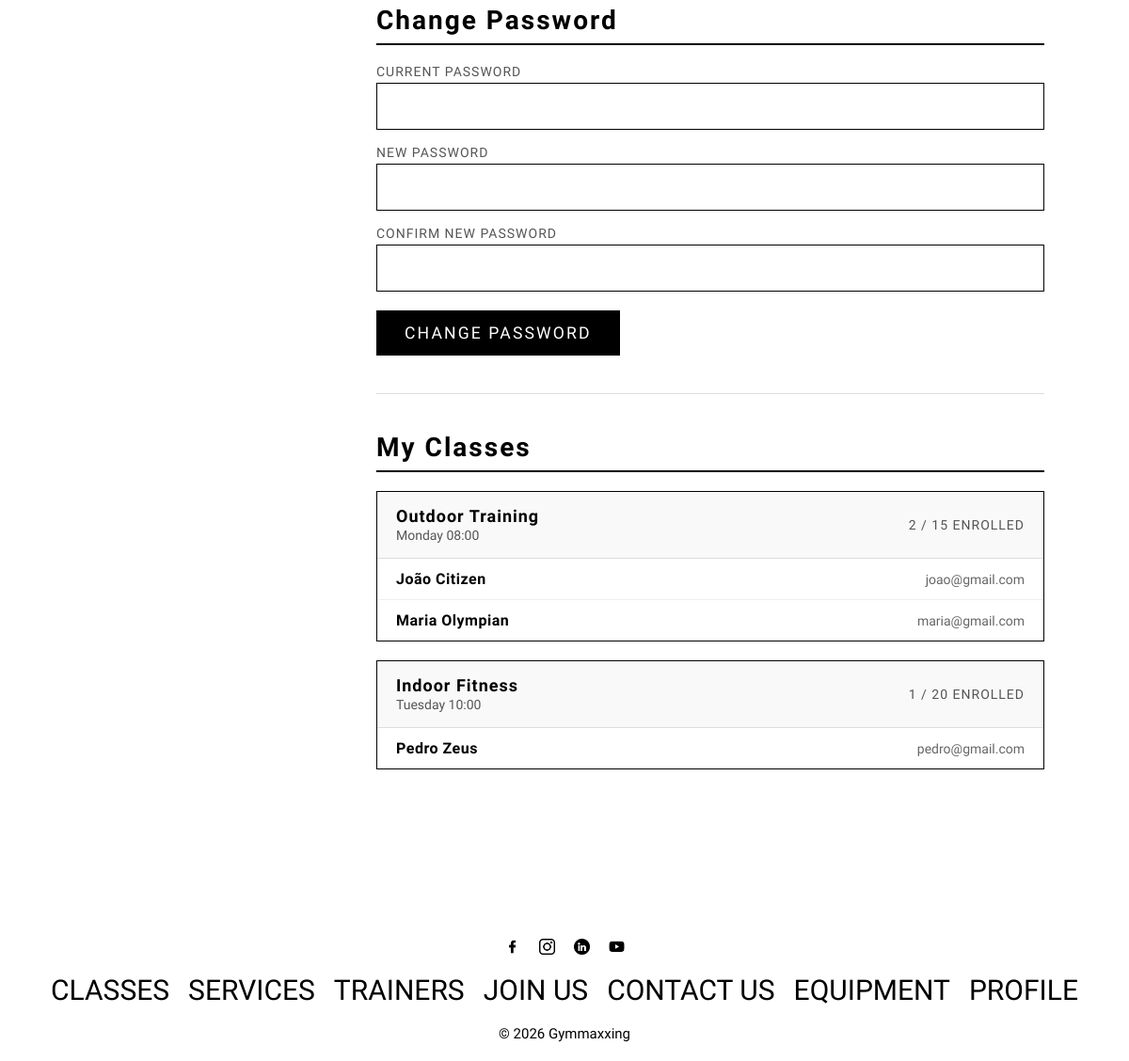
/pages/profile.php (signed in, lower part), run on an earlier commit of the app's database.
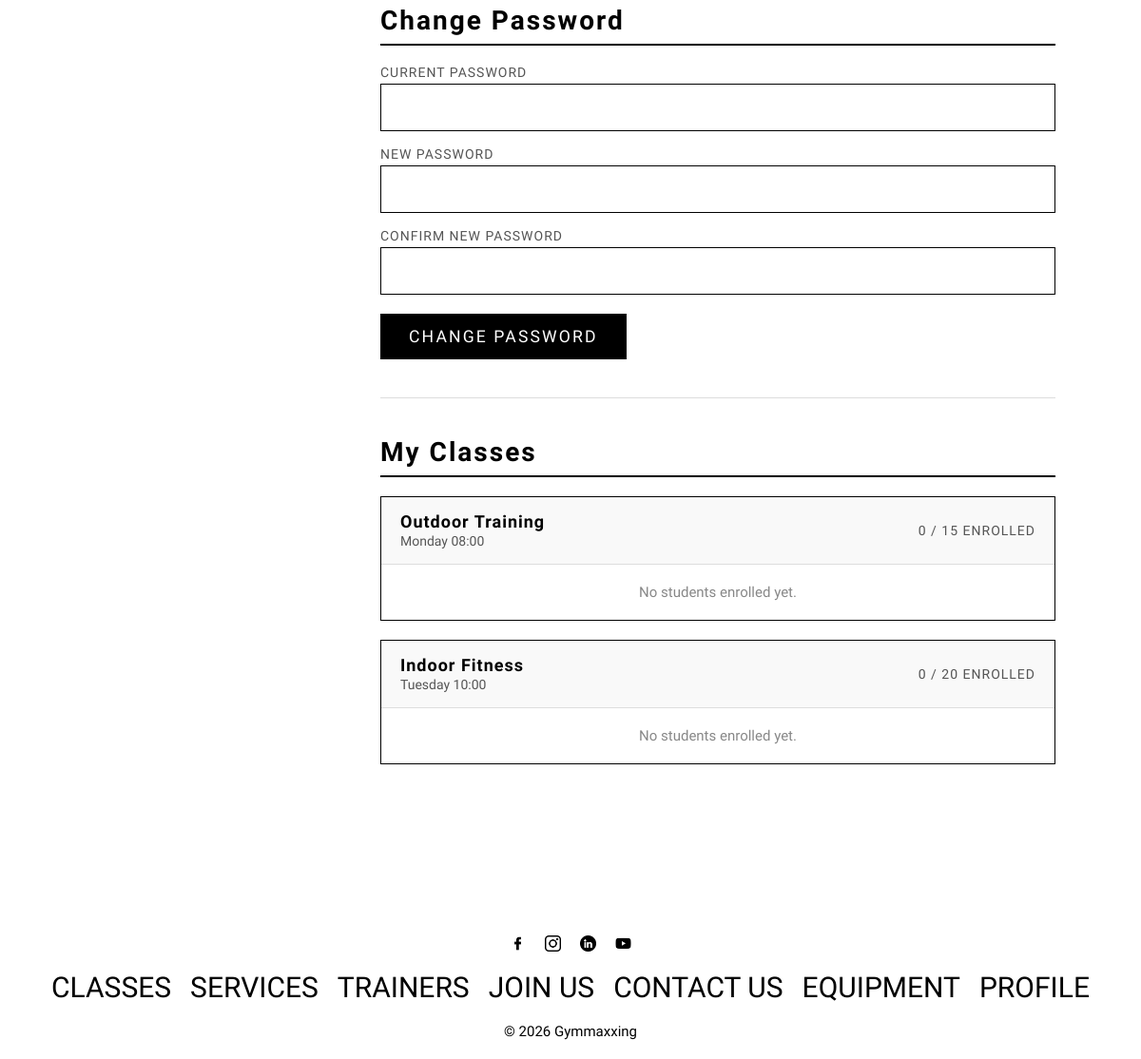
And on a later commit of the database.
### tables this page shows
CREATE TABLE Class (
    id INTEGER PRIMARY KEY AUTOINCREMENT,
    title TEXT NOT NULL,
    type TEXT NOT NULL,
    description TEXT,
    image TEXT,
    schedule TEXT NOT NULL,
    capacity INTEGER NOT NULL,
    trainerId INTEGER NOT NULL,
    FOREIGN KEY (trainerId) REFERENCES User(id) ON DELETE CASCADE
);

CREATE TABLE User (
    id INTEGER PRIMARY KEY AUTOINCREMENT,
    name TEXT NOT NULL,
    username TEXT NOT NULL UNIQUE,
    email TEXT NOT NULL UNIQUE,
    password TEXT NOT NULL,
    phone TEXT,
    photo TEXT,
    role TEXT NOT NULL CHECK(role IN ('member', 'trainer', 'admin')),
    active INTEGER NOT NULL DEFAULT 1
);

### utils/session.php (called while the page is built, shortened)
<?php
function getSessionUserId(): ?int {
    return isset($_SESSION['userId']) ? (int) $_SESSION['userId'] : null;
}

### database/user.class.php (called while the page is built, shortened)
<?php
class User {
    public function __construct(int $id, string $name, string $username, string $email, string $password, ?string $phone, ?string $photo, string $role, int $active = 1) {
        $this->name = $name;
        $this->email = $email;
        $this->role = $role;
    }
    private static function fromRow(array $u) : User {
        return new User($u['id'], $u['name'], $u['username'], $u['email'], $u['password'], $u['phone'], $u['photo'], $u['role'], $u['active']);
    }
    static function getUserById(PDO $db, int $id) : ?User {
        $stmt = $db->prepare('SELECT * FROM User WHERE id = ?');
        $stmt->execute([$id]);
        $u = $stmt->fetch();
        return $u ? self::fromRow($u) : null;
    }
}
?>

### database/trainerprofile.class.php (called while the page is built, shortened)
<?php
class TrainerProfile {
    private static function fromRow(array $t) : TrainerProfile {
        return new TrainerProfile($t['id'], $t['userId'], $t['bio'], $t['specialization'], $t['certifications']);
    }
    static function getByUserId(PDO $db, int $userId) : ?TrainerProfile {
        $stmt = $db->prepare('SELECT * FROM TrainerProfile WHERE userId = ?');
        $stmt->execute([$userId]);
        $t = $stmt->fetch();
        return $t ? self::fromRow($t) : null;
    }
}
?>

### database/class.class.php (called while the page is built, shortened)
<?php
class GymClass {
    public function __construct(int $id, string $title, string $type, ?string $description, ?string $image, string $schedule, int $capacity, int $trainerId) {
        $this->id = $id;
        $this->title = $title;
        $this->schedule = $schedule;
        $this->capacity = $capacity;
    }
    private static function fromRow(array $c) : GymClass {
        return new GymClass($c['id'], $c['title'], $c['type'], $c['description'], $c['image'], $c['schedule'], $c['capacity'], $c['trainerId']);
    }
    static function getClassesByTrainer(PDO $db, int $trainerId) : array {
        $stmt = $db->prepare('SELECT * FROM Class WHERE trainerId = ?');
        $stmt->execute([$trainerId]);
        $classes = [];
        while ($c = $stmt->fetch())
            $classes[] = self::fromRow($c);
        return $classes;
    }
}
?>

### database/enrollment.class.php (called while the page is built, shortened)
<?php
class Enrollment {
    public function __construct(int $id, int $userId, int $classId) {
        $this->userId = $userId;
    }
    static function getClassEnrollments(PDO $db, int $classId) : array {
        $stmt = $db->prepare('SELECT * FROM Enrollment WHERE classId = ?');
        $stmt->execute([$classId]);
        $enrollments = [];
        while ($e = $stmt->fetch())
            $enrollments[] = new Enrollment($e['id'], $e['userId'], $e['classId']);
        return $enrollments;
    }
}
?>

### pages/profile.php (the view, shortened to what the changed rows need)
<?php
require_once __DIR__ . '/../utils/session.php';
require_once __DIR__ . '/../database/connection.db.php';
require_once __DIR__ . '/../database/user.class.php';
require_once __DIR__ . '/../database/trainerprofile.class.php';
require_once __DIR__ . '/../database/enrollment.class.php';
require_once __DIR__ . '/../database/class.class.php';
$db     = getDatabaseConnection();
$userId = getSessionUserId();
$user   = User::getUserById($db, $userId);
$enrollments    = [];
if ($user->role === 'member') {
    $memberProfile = MemberProfile::getByUserId($db, $userId);
    $enrollmentRecords = Enrollment::getUserEnrollments($db, $userId);
    foreach ($enrollmentRecords as $enrollment) {
        $class = GymClass::getClassById($db, $enrollment->classId);
        if ($class) {
            $enrollments[] = $class;
        }
    }
} elseif ($user->role === 'trainer') {
    $trainerProfile = TrainerProfile::getByUserId($db, $userId);
    $trainerClasses = GymClass::getClassesByTrainer($db, $userId);
    $roster = [];
    foreach ($trainerClasses as $class) {
        $classEnrollments = Enrollment::getClassEnrollments($db, $class->id);
        $students = [];
        foreach ($classEnrollments as $enrollment) {
            $student = User::getUserById($db, $enrollment->userId);
            if ($student) $students[] = $student;
        }
        $roster[$class->id] = $students;
    }
}
require_once __DIR__ . '/../templates/header.php';
?>
        <section class="profile-content">
            <div class="profile-main">
                <div class="profile-section">
                    <h2>Change Password</h2>
                </div>
                <?php if ($user->role === 'trainer' && !empty($trainerClasses)): ?>
                <div class="profile-section">
                    <h2>My Classes</h2>
                    <?php foreach ($trainerClasses as $class):
                        $students = $roster[$class->id] ?? [];
                        $count    = count($students);
                    ?>
                    <div class="roster-class">
                        <div class="roster-class-header">
                            <div>
                                <strong><?= htmlspecialchars($class->title) ?></strong>
                                <span><?= htmlspecialchars($class->schedule) ?></span>
                            </div>
                            <span class="roster-count"><?= $count ?> / <?= $class->capacity ?> enrolled</span>
                        </div>
                        <?php if ($count > 0): ?>
                        <ul class="roster-list">
                            <?php foreach ($students as $student): ?>
                            <li>
                                <span class="roster-name"><?= htmlspecialchars($student->name) ?></span>
                                <span class="roster-email"><?= htmlspecialchars($student->email) ?></span>
                            </li>
                            <?php endforeach; ?>
                        </ul>
                        <?php else: ?>
                        <p class="roster-empty">No students enrolled yet.</p>
                        <?php endif; ?>
                    </div>
                    <?php endforeach; ?>
                </div>
                <?php endif; ?>
            </div>
        </section>
<?php require_once __DIR__ . '/../templates/footer.php'; ?>

What changed in the data, as far as the page shows it:
removed user: name "João Citizen", email "joao@gmail.com", shown under class "Outdoor Training"
removed user: name "Maria Olympian", email "maria@gmail.com", shown under class "Outdoor Training"
removed user: name "Pedro Zeus", email "pedro@gmail.com", shown under class "Indoor Fitness"
shown differently, row unchanged: class "Outdoor Training": id "2" → "0"; now shows "No students enrolled yet."
shown differently, row unchanged: class "Indoor Fitness": id "1" → "0"; now shows "No students enrolled yet."
